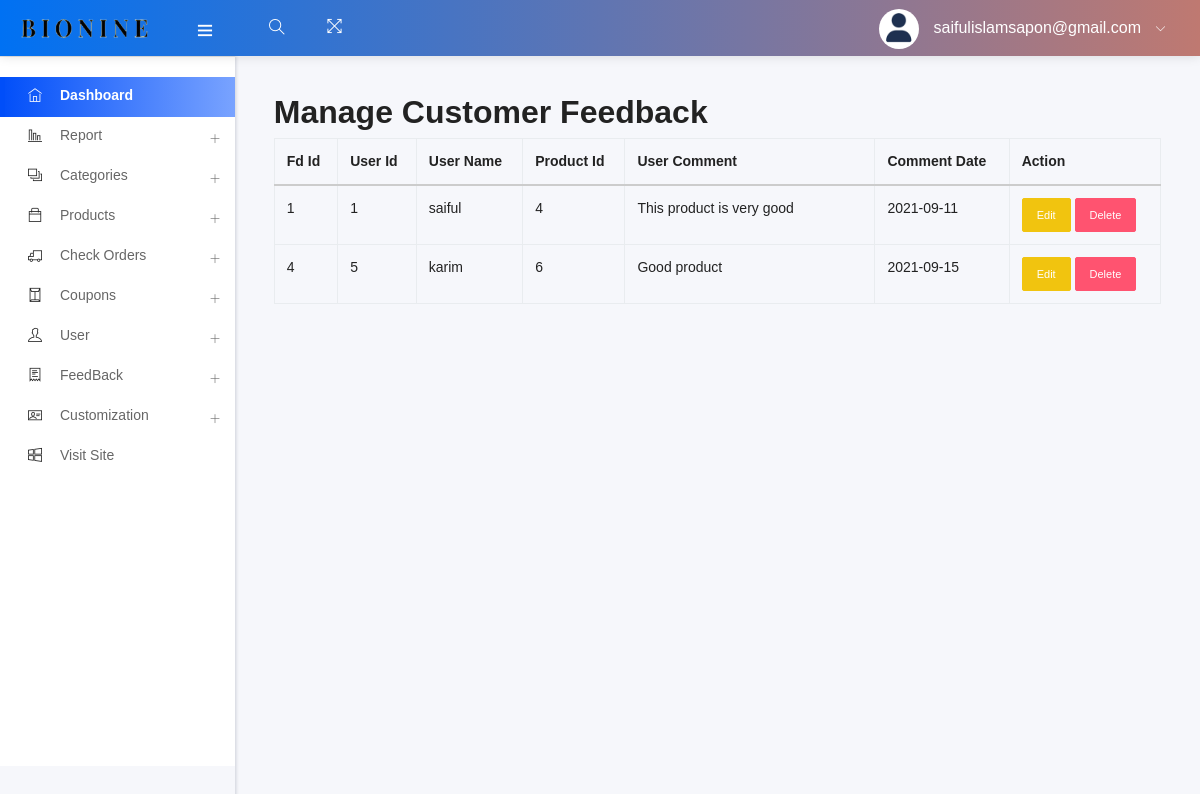
The app's page /admin/customer_feedback.php (signed in) with its own data.
### tables this page shows
CREATE TABLE `customer_feedback` (
  `id` int(11) NOT NULL,
  `user_id` int(11) NOT NULL,
  `user_name` varchar(255) NOT NULL,
  `pdt_id` int(11) NOT NULL,
  `comment` varchar(255) NOT NULL,
  `comment_date` date NOT NULL
);

### admin/customer_feedback.php (called while the page is built, shortened)
<?php
    include ("template.php");
?>

### admin/class/adminback.php (called while the page is built, shortened)
<?php
class  adminback
{
    private $connection;
    function __construct()
    {
        $dbhost = "localhost";
        $dbuser = "root";
        $dbpass = "";
        $dbname = "bionineweb";
        $this->connection = mysqli_connect($dbhost, $dbuser, $dbpass, $dbname);
    }
    function view_comment_all(){
        $query = "SELECT * FROM `customer_feedback`";
        if(mysqli_query($this->connection, $query)){
            $result = mysqli_query($this->connection, $query);
           return $result;
        }
    }
}

### admin/views/customer_feedback_view.php (the view, shortened to what this page needs)
<?php
    $cmt_info = $obj->view_comment_all();
?>
<h2>Manage Customer Feedback</h2>
<table class="table table-bordered">
    <thead>
        <tr>
            <th>Fd Id</th>
            <th>User Id</th>
            <th>User Name</th>
            <th>Product Id</th>
            <th>User Comment</th>
            <th>Comment Date</th>
            <th>Action</th>
        </tr>
    </thead>
    <tbody>
        <?php
            while($cmt_row = mysqli_fetch_assoc($cmt_info)){
        ?>
        <tr>
            <td>
                <?php echo $cmt_row['id']?>
            </td>
            <td>
                <?php echo $cmt_row['user_id']?>
            </td>
            <td>
                <?php echo $cmt_row['user_name']?>
            </td>
            <td>
                <?php echo $cmt_row['pdt_id']?>
            </td>
            <td style="width:250px ;">
                <?php echo $cmt_row['comment']?>
            </td>
            <td>
                <?php echo $cmt_row['comment_date']?>
            </td>
            <td>
                <a href="edit_comment.php?status=editcomment&&id= <?php echo $cmt_row['id']?>" class="btn btn-sm btn-warning">Edit</a>
                <a href="?status=deletecomment&&id= <?php echo $cmt_row['id']?>" class="btn btn-sm btn-danger">Delete</a>
            </td>
        </tr>
        <?php }?>
    </tbody>
</table>

### records on screen
customer_feedback: id "1", user "1", user_name "saiful", pdt "4", comment "This product is very good", comment_date "2021-09-11"
customer_feedback: id "4", user "5", user_name "karim", pdt "6", comment "Good product", comment_date "2021-09-15"

### other values on screen
$admin_email "saifulislamsapon@gmail.com"
